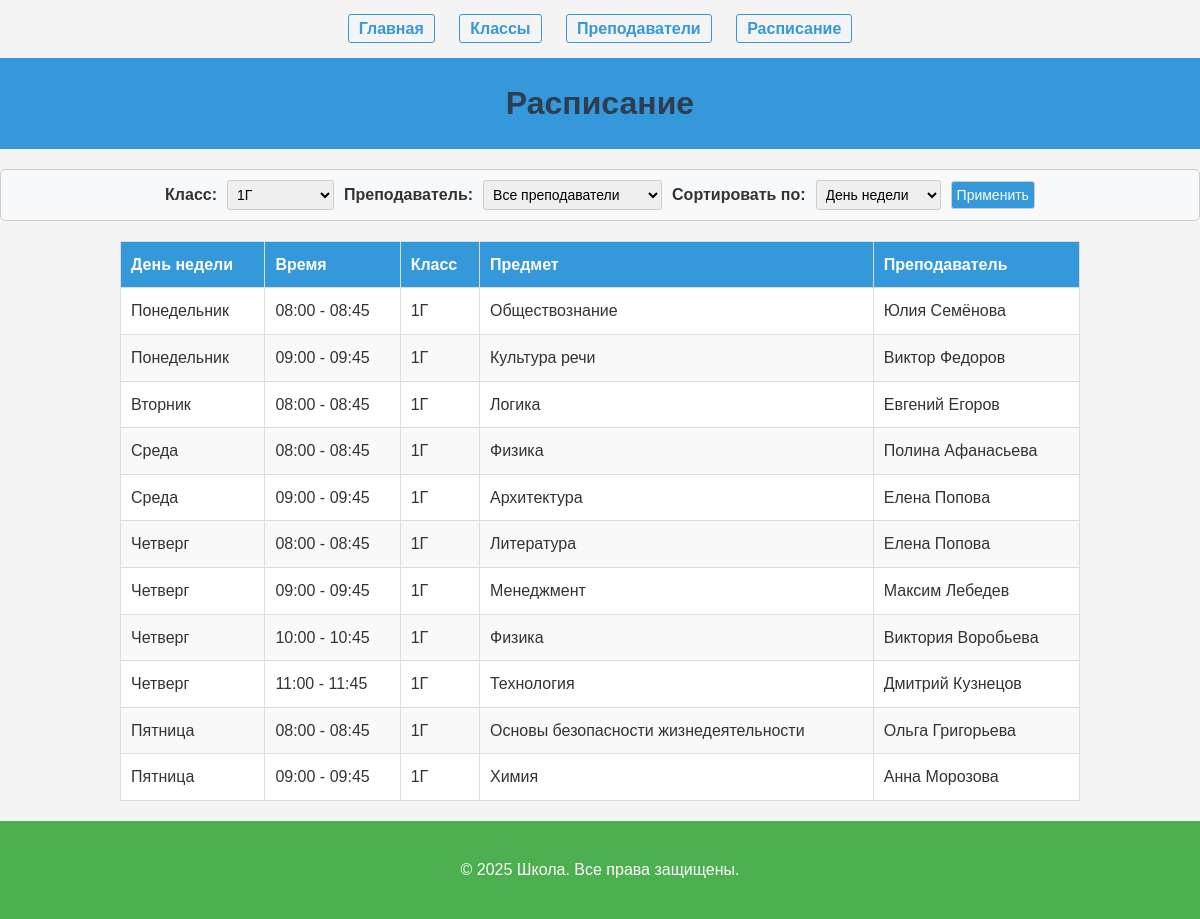
The app's page /pages/schedule.php?class_id=4 with its own data.
### tables this page shows
CREATE TABLE IF NOT EXISTS schedule (
    schedule_id INT AUTO_INCREMENT PRIMARY KEY,
    class_id INT NOT NULL,
    teacher_id INT NOT NULL,
    subject_id INT NOT NULL,
    day_of_week VARCHAR(40) NOT NULL,
    start_time TIME NOT NULL,
    end_time TIME NOT NULL,
    FOREIGN KEY (class_id) REFERENCES classrooms(class_id),
    FOREIGN KEY (teacher_id) REFERENCES teachers(teacher_id),
    FOREIGN KEY (subject_id) REFERENCES subjects(subject_id)
);

CREATE TABLE IF NOT EXISTS classrooms (
    class_id INT AUTO_INCREMENT PRIMARY KEY,
    class_name VARCHAR(50) NOT NULL,
    description TEXT
);

CREATE TABLE IF NOT EXISTS subjects (
    subject_id INT AUTO_INCREMENT PRIMARY KEY,
    subject_name VARCHAR(100) NOT NULL
);

CREATE TABLE IF NOT EXISTS teachers (
    teacher_id INT AUTO_INCREMENT PRIMARY KEY,
    first_name VARCHAR(100) NOT NULL,
    last_name VARCHAR(100) NOT NULL,
    email VARCHAR(100) UNIQUE NOT NULL
);

### classes/Classroom.php (called while the page is built, shortened)
<?php
class Classroom {
    private ?PDO $db;
    public function __construct($pdo) {
        $this->db = $pdo;
    }
    public function getClassrooms() {
        $sql = "SELECT * FROM classrooms";
        $stmt = $this->db->query($sql);
        return $stmt->fetchAll(PDO::FETCH_ASSOC);
    }
}

### classes/Schedule.php (called while the page is built, shortened)
<?php
class Schedule {
    private ?PDO $db;
    public function __construct($pdo) {
        $this->db = $pdo;
    }
    public function getScheduleByFilter($filters) {
        $conditions = [];
        $params = [];
        if (!empty($filters['class_id'])) {
            $conditions[] = "s.class_id = :class_id";
            $params['class_id'] = $filters['class_id'];
        }
        $whereClause = count($conditions) > 0 ? "WHERE " . implode(" AND ", $conditions) : "";
        $allowedSortFields = ['day_of_week', 'start_time', 'class_name'];
        $sortBy = in_array($filters['sort_by'] ?? '', $allowedSortFields) ? $filters['sort_by'] : 'day_of_week';
        if ($sortBy === 'day_of_week') {
            $orderClause = "
            ORDER BY
                CASE s.day_of_week
                    WHEN 'Понедельник' THEN 1
                    WHEN 'Вторник' THEN 2
                    WHEN 'Среда' THEN 3
                    WHEN 'Четверг' THEN 4
                    WHEN 'Пятница' THEN 5
                END,
                s.start_time";
        } else {
            $orderClause = "ORDER BY $sortBy";
        }
        $sql = "
            SELECT
                s.schedule_id,
                s.day_of_week AS day_of_week,
                DATE_FORMAT(s.start_time, '%H:%i') AS start_time,
                DATE_FORMAT(s.end_time, '%H:%i') AS end_time,
                c.class_name AS class_name,
                t.first_name AS first_name,
                t.last_name AS last_name,
                sub.subject_name AS subject_name
            FROM
                schedule s
            INNER JOIN
                classrooms c ON s.class_id = c.class_id
            INNER JOIN
                teachers t ON s.teacher_id = t.teacher_id
            INNER JOIN
                subjects sub ON s.subject_id = sub.subject_id
            $whereClause
            $orderClause
        ";
        $stmt = $this->db->prepare($sql);
        $stmt->execute($params);
        return $stmt->fetchAll(PDO::FETCH_ASSOC);
    }
}

### pages/schedule.php (the view, shortened to what this page needs)
<?php
include_once($_SERVER['DOCUMENT_ROOT'] . '/classes/Schedule.php');
include_once($_SERVER['DOCUMENT_ROOT'] . '/classes/Classroom.php');
include_once($_SERVER['DOCUMENT_ROOT'] . '/includes/header.php');
include_once($_SERVER['DOCUMENT_ROOT'] . '/config/database.php');
$schedule = new Schedule($pdo);
$classroom = new Classroom($pdo);
$classrooms = $classroom->getClassrooms();
$filters = [
    'class_id' => $_GET['class_id'] ?? null,
    'teacher_id' => $_GET['teacher_id'] ?? null,
    'sort_by' => $_GET['sort_by'] ?? 'day_of_week',
];
$schedule_items = $schedule->getScheduleByFilter($filters);
?>
<h1>Расписание</h1>
<div class="filters">
    <form method="GET" action="">
        <label for="class_id">Класс:</label>
        <select name="class_id" id="class_id">
            <?php foreach ($classrooms as $class): ?>
                <option value="<?php echo $class['class_id']; ?>"
                    <?php echo isset($filters['class_id']) && $filters['class_id'] == $class['class_id'] ? 'selected' : ''; ?>>
                    <?php echo htmlspecialchars($class['class_name']); ?>
                </option>
            <?php endforeach; ?>
        </select>
        <label for="teacher_id">Преподаватель:</label>
        <select name="teacher_id" id="teacher_id">
            <option value="">Все преподаватели</option>
        </select>
        <label for="sort_by">Сортировать по:</label>
        <select name="sort_by" id="sort_by">
            <option value="day_of_week" <?php echo $filters['sort_by'] == 'day_of_week' ? 'selected' : ''; ?>>День недели</option>
        </select>
        <button type="submit">Применить</button>
    </form>
</div>
<table>
    <thead>
    <tr>
        <th>День недели</th>
        <th>Время</th>
        <th>Класс</th>
        <th>Предмет</th>
        <th>Преподаватель</th>
    </tr>
    </thead>
    <tbody>
    <?php if (empty($schedule_items)): ?>
        <tr>
            <td colspan="5">Нет данных для отображения</td>
        </tr>
    <?php else: ?>
        <?php foreach ($schedule_items as $item): ?>
            <tr>
                <td><?php echo htmlspecialchars($item['day_of_week']); ?></td>
                <td><?php echo htmlspecialchars($item['start_time'] . " - " . $item['end_time']); ?></td>
                <td><?php echo htmlspecialchars($item['class_name']); ?></td>
                <td><?php echo htmlspecialchars($item['subject_name']); ?></td>
                <td><?php echo htmlspecialchars($item['first_name'] . " " . $item['last_name']); ?></td>
            </tr>
        <?php endforeach; ?>
    <?php endif; ?>
    </tbody>
</table>
<?php
include_once($_SERVER['DOCUMENT_ROOT'] . '/includes/footer.php');
?>

### assets/style.css (style rules this page uses)
html, body { font-family: Arial, sans-serif; line-height: 1.6; margin: 0; padding: 0; background-color: #f4f4f4; color: #333; height: 100%; display: flex; flex-direction: column; }
h1 { text-align: center; color: #2c3e50; padding: 20px; background-color: #3498db; margin: 0; }
.filters { display: flex; justify-content: center; gap: 20px; margin: 20px 0; padding: 10px; background-color: #f8f9fa; border: 1px solid #ccc; border-radius: 5px; }
.filters form { display: flex; align-items: center; gap: 10px; }
.filters label { font-weight: bold; }
.filters select, .filters button { padding: 5px; font-size: 14px; border: 1px solid #ccc; border-radius: 3px; }
table { width: 80%; margin: 20px auto; border-collapse: collapse; background-color: white; }
th, td { padding: 10px; text-align: left; border: 1px solid #ddd; }
th { background-color: #3498db; color: white; }
tr:nth-child(even) { background-color: #f9f9f9; }
button { background-color: #3498db; color: white; border: none; padding: 10px 20px; cursor: pointer; border-radius: 3px; font-size: 16px; }

### records on screen
schedule: day_of_week "Понедельник", end_time "08:00 - 08:45", class.class_name "1Г", subject.subject_name "Обществознание", teacher.last_name "Юлия Семёнова"
schedule: day_of_week "Понедельник", end_time "09:00 - 09:45", class.class_name "1Г", subject.subject_name "Культура речи", teacher.last_name "Виктор Федоров"
schedule: day_of_week "Вторник", end_time "08:00 - 08:45", class.class_name "1Г", subject.subject_name "Логика", teacher.last_name "Евгений Егоров"
schedule: day_of_week "Среда", end_time "08:00 - 08:45", class.class_name "1Г", subject.subject_name "Физика", teacher.last_name "Полина Афанасьева"
schedule: day_of_week "Среда", end_time "09:00 - 09:45", class.class_name "1Г", subject.subject_name "Архитектура", teacher.last_name "Елена Попова"
schedule: day_of_week "Четверг", end_time "08:00 - 08:45", class.class_name "1Г", subject.subject_name "Литература", teacher.last_name "Елена Попова"
schedule: day_of_week "Четверг", end_time "09:00 - 09:45", class.class_name "1Г", subject.subject_name "Менеджмент", teacher.last_name "Максим Лебедев"
schedule: day_of_week "Четверг", end_time "10:00 - 10:45", class.class_name "1Г", subject.subject_name "Физика", teacher.last_name "Виктория Воробьева"
schedule: day_of_week "Четверг", end_time "11:00 - 11:45", class.class_name "1Г", subject.subject_name "Технология", teacher.last_name "Дмитрий Кузнецов"
schedule: day_of_week "Пятница", end_time "08:00 - 08:45", class.class_name "1Г", subject.subject_name "Основы безопасности жизнедеятельности", teacher.last_name "Ольга Григорьева"
schedule: day_of_week "Пятница", end_time "09:00 - 09:45", class.class_name "1Г", subject.subject_name "Химия", teacher.last_name "Анна Морозова"

### other values on screen
form field class_id "1Г"
